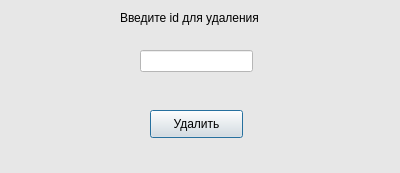
<?xml version="1.0" encoding="UTF-8"?>
<ui version="4.0">
 <class>Dialog</class>
 <widget class="QDialog" name="Dialog">
  <property name="geometry">
   <rect>
    <x>0</x>
    <y>0</y>
    <width>400</width>
    <height>173</height>
   </rect>
  </property>
  <property name="minimumSize">
   <size>
    <width>400</width>
    <height>173</height>
   </size>
  </property>
  <property name="maximumSize">
   <size>
    <width>400</width>
    <height>173</height>
   </size>
  </property>
  <property name="windowTitle">
   <string>Удаление</string>
  </property>
  <property name="styleSheet">
   <string notr="true">background-color: rgb(231, 231, 231);</string>
  </property>
  <widget class="QLabel" name="label">
   <property name="geometry">
    <rect>
     <x>120</x>
     <y>10</y>
     <width>151</width>
     <height>16</height>
    </rect>
   </property>
   <property name="text">
    <string>Введите id для удаления</string>
   </property>
  </widget>
  <widget class="QLineEdit" name="line_del_product">
   <property name="geometry">
    <rect>
     <x>140</x>
     <y>50</y>
     <width>113</width>
     <height>22</height>
    </rect>
   </property>
   <property name="styleSheet">
    <string notr="true">background-color: rgb(255, 255, 255);</string>
   </property>
  </widget>
  <widget class="QPushButton" name="btn_del_product">
   <property name="geometry">
    <rect>
     <x>150</x>
     <y>110</y>
     <width>93</width>
     <height>28</height>
    </rect>
   </property>
   <property name="text">
    <string>Удалить</string>
   </property>
  </widget>
 </widget>
 <resources/>
 <connections/>
</ui>
